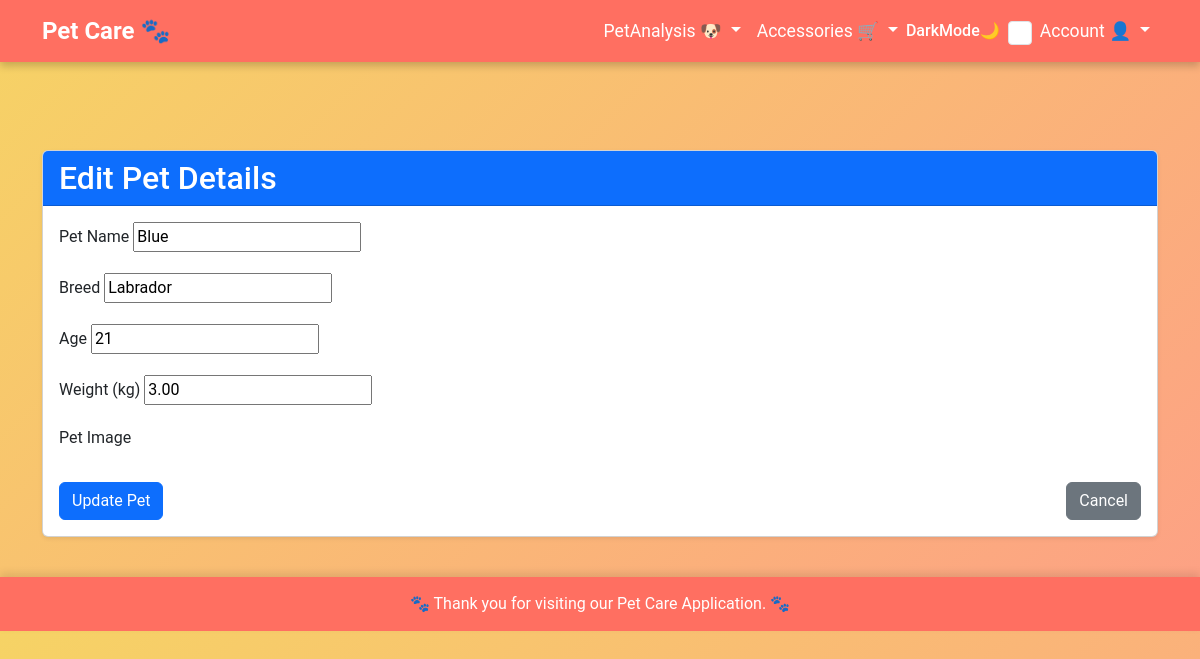
Page /pet/1/edit/ (signed in) on the committed database.
### pets/models.py (models this page shows, shortened)
class Pet(models.Model):
    owner = models.ForeignKey(User, on_delete=models.CASCADE)
    name = models.CharField(max_length=100)
    breed = models.CharField(max_length=100)
    age = models.PositiveIntegerField(help_text="Age of pet in years.")
    weight = models.DecimalField(max_digits=5, decimal_places=2)
    image = models.ImageField(upload_to='pet_images/', null=True, blank=True)

### pets/views.py (the view)
# urls.py: path('pet/<int:pet_id>/edit/', views.edit_pet, name='edit_pet'),  # Edit pet details
@login_required
def edit_pet(request, pet_id):
    pet = get_object_or_404(Pet, id=pet_id, owner=request.user)
    if request.method == 'POST':
        form = EditPetForm(request.POST, instance=pet)
        if form.is_valid():
            form.save()
            messages.success(request, "Pet details updated successfully!")
            return redirect('pet_list')
    else:
        form = EditPetForm(instance=pet)
    return render(request, 'pets/edit_pet.html', {'form': form, 'pet': pet})

### pets/forms.py
class EditPetForm(forms.ModelForm):
    class Meta:
        model = Pet
        fields = ['name', 'breed', 'age', 'weight']
        widgets = {
            'name': forms.TextInput(attrs={'placeholder': 'Pet Name'}),
            'breed': forms.TextInput(attrs={'placeholder': 'Breed'}),
            'age': forms.NumberInput(attrs={'placeholder': 'Age'}),
            'weight': forms.NumberInput(attrs={'placeholder': 'Weight (kg)'}),
        }
    name = forms.CharField(
        validators=[MinLengthValidator(2),
        RegexValidator(ALPHABETIC_SPACE_REGEX, message=VALID_NAME_MESSAGE)]
    )
    breed = forms.CharField(
        validators=[MinLengthValidator(3)]
    )
    age = forms.IntegerField(
        validators=[MinValueValidator(0),
        MaxValueValidator(30, message="Enter a realistic age for a pet")]
    )
    weight = forms.DecimalField(
        max_digits=5,
        decimal_places=2,
        validators=[MinValueValidator(0.1, message=POSITIVE_WEIGHT_MESSAGE)]
    )

### pets/templates/pets/edit_pet.html (shortened to what this page needs)
{% extends "base.html" %}
{% load static %}
{% block content %}
<div class="container mt-5">
    <div class="card shadow-sm">
        <div class="card-header bg-primary text-white">
            <h2 class="mb-0">Edit Pet Details</h2>
        </div>
        <div class="card-body">
            <form method="POST" enctype="multipart/form-data">
                <div class="mb-3">
                    <label for="pet_name" class="form-label">Pet Name</label>
                    {{ form.name }}
                </div>
                <div class="mb-3">
                    <label for="pet_breed" class="form-label">Breed</label>
                    {{ form.breed }}
                </div>
                <div class="mb-3">
                    <label for="pet_age" class="form-label">Age</label>
                    {{ form.age }}
                </div>
                <div class="mb-3">
                    <label for="pet_weight" class="form-label">Weight (kg)</label>
                    {{ form.weight }}
                </div>
                <div class="mb-4">
                    <label for="pet_image" class="form-label">Pet Image</label>
                </div>
                <div class="d-flex justify-content-between">
                    <button type="submit" class="btn btn-primary">
                        Update Pet
                    </button>
                    <a href="{% url 'pet_list' %}" class="btn btn-secondary">
                        Cancel
                    </a>
                </div>
            </form>
        </div>
    </div>
</div>
{% endblock %}

### pets/templates/base.html (shortened to what this page needs)
<!DOCTYPE html>
<html lang="en">
<head>
    {% load static %}
    <link href="https://cdn.jsdelivr.net/npm/bootstrap@5.3.0-alpha3/dist/css/bootstrap.min.css" rel="stylesheet">
    <link rel="stylesheet" href="https://cdnjs.cloudflare.com/ajax/libs/font-awesome/6.0.0-beta3/css/all.min.css">
</head>
<body>
    <header>
        <nav class="navbar navbar-expand-lg custom-navbar">
            <div class="container">
                <a class="navbar-brand" href="{% url 'home' %}">Pet Care 🐾</a>
                <div class="collapse navbar-collapse" id="navbarNav">
                    <ul class="navbar-nav ms-auto">
                        <li class="nav-item dropdown">
                            <a class="nav-link dropdown-toggle" href="#" id="homeDropdown" role="button" data-bs-toggle="dropdown" aria-expanded="false">
                                PetAnalysis 🐶
                            </a>
                        </li>
                        <li class="nav-item dropdown">
                            <a class="nav-link dropdown-toggle" href="#" id="productsDropdown" role="button" data-bs-toggle="dropdown" aria-expanded="false">
                                Accessories 🛒
                            </a>
                        </li>
                        <li class="nav-item d-flex align-items-center">
                                <label class="form-check-label me-2" for="darkModeToggle" style="font-weight: 500; color: white;">
                                    DarkMode🌙
                                </label>
                                <input
                                    class="form-check-input"
                                    type="checkbox"
                                    id="darkModeToggle"
                                    style="width: 1.5em; height: 1.5em; accent-color: #6c757d;"
                                >
                            </li>
                        {% if user.is_authenticated %}
                            <li class="nav-item dropdown">
                                <a class="nav-link dropdown-toggle" href="#" id="accountDropdown" role="button" data-bs-toggle="dropdown" aria-expanded="false">
                                    Account 👤
                                </a>
                            </li>
                        {% endif %}
                    </ul>
                </div>
            </div>
        </nav>
    </header>
    <main class="container-fluid page-content">
        {% block content %}{% endblock %}
    </main>
    <footer class="custom-footer">
        <p>🐾 Thank you for visiting our Pet Care Application. 🐾</p>
    </footer>
</body>
</html>

### pets/templates/base.html (style rules this page uses)
body { font-family: 'Roboto', sans-serif; margin: 0; padding: 0; background: linear-gradient(135deg, #f6d365 0%, #fda085 100%); color: #333; overflow-x: hidden; }
.custom-navbar { background: #ff6f61; box-shadow: 0 4px 8px rgba(0, 0, 0, 0.2); transition: background-color 0.3s ease, box-shadow 0.3s ease; }
.custom-navbar .navbar-brand { font-size: 1.5rem; font-weight: bold; color: white; }
.custom-navbar .nav-link { color: white; font-size: 1.1rem; transition: color 0.3s ease; }
.page-content { padding: 40px 20px; animation: fadeIn 1s ease-in-out; }
.custom-footer { background: #ff6f61; color: white; text-align: center; padding: 15px 0; box-shadow: 0 -4px 8px rgba(0, 0, 0, 0.1); margin-top: auto; }
.custom-footer p { margin: 0; font-size: 1rem; animation: fadeInUp 1s ease-in-out; }

### rows in the picture
Pet: name "Blue", breed "Labrador", age "21", weight "3.00"
